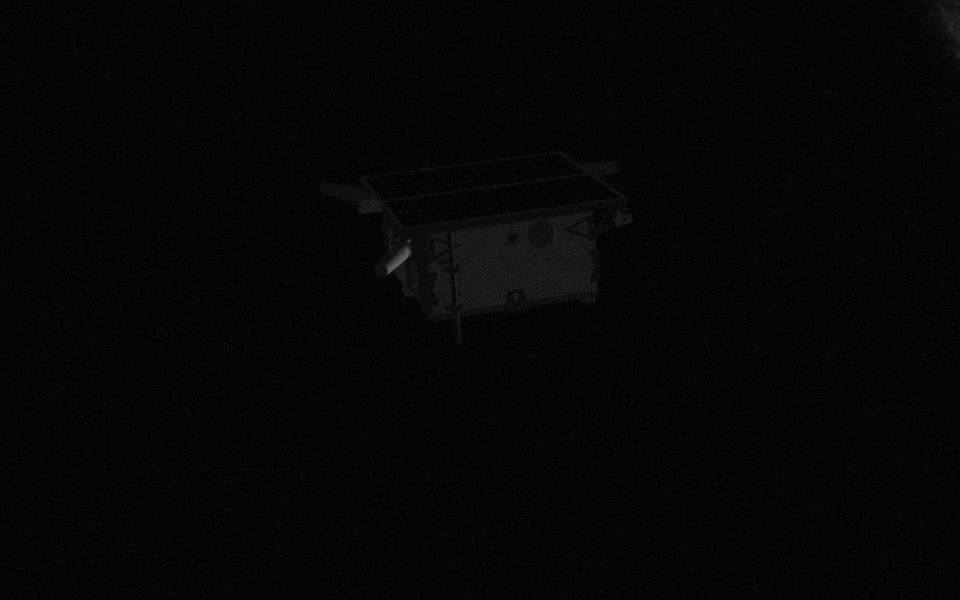
#> input picture Image preproc and image splitting/Small image preproc code/test.jpg, 1920 x 1200 px (shown at 1/2 size)
$ python normalize.py   (older library calls are emulated)
#> lines starting #> are read from the running program, lines starting #| are printed output that depends on the picture; after the words box and inside, x2 and y2 are one past the last pixel; in counts of white or black regions, pixels touching at a corner belong together
# -*- coding: utf-8 -*-
"""
Spyder Editor

This is a temporary script file.
"""

#import tensorflow as tf
import numpy as np
import cv2


def NormalizeMatrix(Matrix, rescale):
    "Normalize a matrix between 0 and rescale value"
    Max = np.max(Matrix)
    Matrix = np.round((Matrix/Max)*rescale)

    return Matrix

def PlayWithImage( img ):

    #Create a copy of the image after reading it to compare later.
#> called with img = 'test.jpg'
    imgo = cv2.imread(img,0)
#> imgo is the input picture: shape (1200, 1920); min 0, max 113, mean 5.6
    img = imgo

    # Firstly normalize the image to make it easier to handle very dark photos in particular.
    img = NormalizeMatrix(img, MaxGrayScale)
#> in NormalizeMatrix, `Max = np.max(Matrix)`: Max = 113

    # Figure out how many cells the current resolution can support, currently not compensating for irregular sectionsizes
    CellsW = np.int(img.shape[1]/SectionSize)
#> CellsW = 48
    CellsH = np.int(img.shape[0]/SectionSize)
#> CellsH = 30
    TCells = CellsW*CellsH
#> TCells = 1440

    # Pre-allocate some memory space
    CellInfo = np.zeros((3,np.int(TCells)))
    CellMap = np.zeros((CellsH,CellsW))
    BinarySelectionMap = np.zeros(img.shape)

    # cc is a simple counter but it is also used as a Cell ID, to couple it to its origin x,y coordinates in CellInfo
    cc = 0
    for i in range(0,CellsW):
        for j in range(0,CellsH):
            Cellsum = 0
            Cell = img[j*SectionSize: (j+1)*SectionSize -1, i*SectionSize: (i+1)* SectionSize -1]
            BinarySelection = np.zeros(Cell.shape)*0
            BinarySelection[Cell>Threshold] = 1
            Cellsum = np.sum(BinarySelection)

            CellInfo[0,cc] = i*SectionSize
            CellInfo[1,cc] = j*SectionSize
            CellInfo[2,cc] = Cellsum
            cc +=1

            if Cellsum > ContentThreshold:
                BinarySelectionMap[j*SectionSize: (j+1)*SectionSize -1,i*SectionSize: (i+1)* SectionSize -1] = 255
                CellMap[j,i] = 1
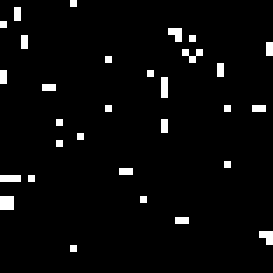
#> BinarySelection: shape (39, 39) float64 (shown 7 times larger); values 0 (black) and 1 (white), 3.5% white in thin lines or dots
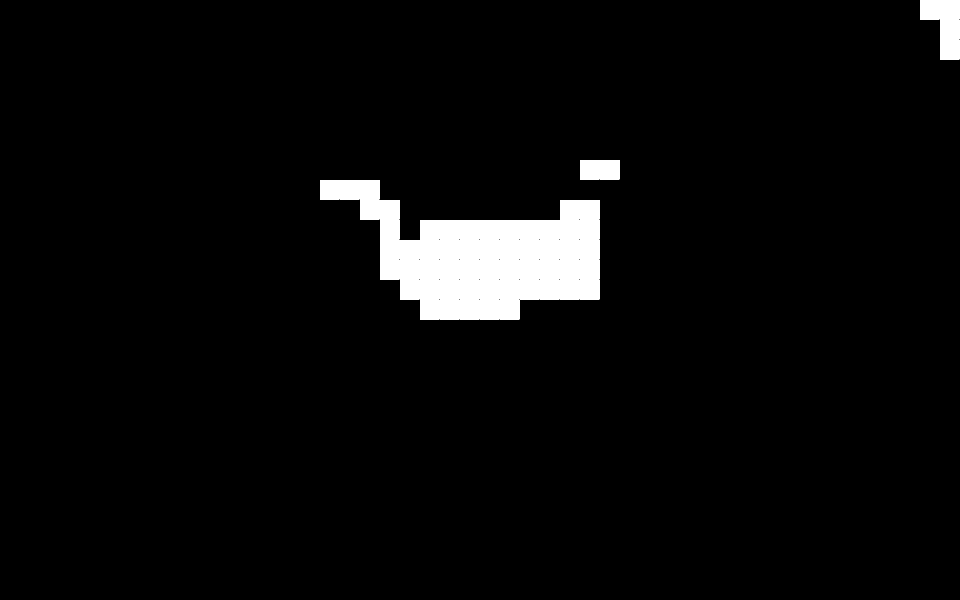
#> BinarySelectionMap: shape (1200, 1920) float64 (shown at 1/2 size); 4% white; 60 white regions, largest, box (x1, y1, x2, y2) and area: (1840, 0, 1879, 39) 1521, (1880, 0, 1919, 39) 1521, (1880, 40, 1919, 79) 1521
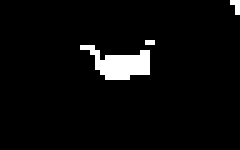
#> CellMap: shape (30, 48) float64 (shown 5 times larger); values 0 (black) and 1 (white), 4.2% white; 3 white regions (2 under 20 px), largest, box (x1, y1, x2, y2) and area: (16, 9, 30, 16) 54
#> after the loop, cc = 1440


    #%%  Superselection method to crop the image based on activated cells, to discard all space/black spots
    # Currently I set it up to keep ALL cells to avoid accidentally discarding useful data, but maybe it can use a fancier selection method
    # I have no idea if superselection is the proper name for this but I made it up in the flow, it sounds fancy.

    # Again pre-allocating some space before counting the number of active cells in every row and column
    CellMapSumsH = np.zeros((CellsW,1))
#> CellMapSumsH = 48 values from 0 to 0
    CellMapSumsW = np.zeros((CellsH,1))
#> CellMapSumsW = 30 values from 0 to 0

    for i in range(0,CellsH):
        CellMapSumsW[i] = np.sum(CellMap[i,:])
        print(i)
#> after the loop, CellMapSumsW = 30 values, max 11 at index 12, min 0 at index 3, mean 2

    for i in range(0,CellsW):
        CellMapSumsH[i] = np.sum(CellMap[:,i])
#> after the loop, CellMapSumsH = 48 values, max 6 at index 29, min 0 at index 0, mean 1.25


    #Create a heatmap of the cells to toy around with, not working better than cell superselection atm.
    CellHeatMap = CellMapSumsW + CellMapSumsH.T
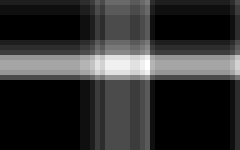
#> CellHeatMap: shape (30, 48) float64 (shown 5 times larger); min 0, max 17, mean 3.25; drawn with min black and max white
    CellHeatMapimg = NormalizeMatrix(CellHeatMap,MaxGrayScale);

    #pre-allocate memory for the super selection
    SuperSelection = np.zeros(CellMap.shape)

    #pre-initialize some coordinates for the content selection box
    HighestX = 0
    HighestY = 0
    LowestX = img.shape[1]
#> LowestX = 1920
    LowestY = img.shape[0]
#> LowestY = 1200

    # Go through all cells and update the content selection boss on activated once to create a box which encompasses all active cells
    # Some leftover prints in here to help visualise the process, but not necessary.
    for i in range(0,CellsH):
        for j in range(0,CellsW):
            if CellMapSumsH[j] > 1 and CellMapSumsW[i] > 1:
                LowH = np.max([0,i-R])
                MaxH = np.min([CellsH -1, i+R])
                LowW = np.max([0,j-R])
                MaxW = np.min([CellsW-1, j+R])

                # Cell ID is computed to grab the cell pixel data from CellInfo
                LowerCellID = LowW*CellsH + LowH
                LowerX = CellInfo[0,LowerCellID]
                LowerY = CellInfo[1,LowerCellID]
                HigherCellID = MaxW*CellsH + MaxH
                HigherX = CellInfo[0,HigherCellID]
                HigherY = CellInfo[1,HigherCellID]

                #print("Superselection from" , [LowerX, LowerY] , "to" , [HigherX,HigherY])

                if  HigherY > HighestY:
                    HighestY = HigherY
                   # print("New lowest point at " , [LowestX,LowestY])

                if  HigherX > HighestX:
                    HighestX = HigherX
                   # print("New highest point at " , [HighestX,HighestY])

                if  LowerY < LowestY:
                    LowestY = LowerY
                   # print("New lowest point at " , [LowestX,LowestY])

                if LowerX < LowestX:
                    LowestX = LowerX
#> after the loop, HighestX = 1880; HighestY = 760; LowestX = 560; LowestY = 0
                   # print("New lowest point at " , [LowestX,LowestY])

    print(" Final superselection box from " , [LowestX,LowestY] , " to " , [HighestX, HighestY])
#|  Final superselection box from  [560.0, 0.0]  to  [1880.0, 760.0]


    #%% Some misc code to visualise the heatmap

    CellHeatMapVisual = np.zeros(img.shape)

    for i in range(0,CellsW):
        for j in range(0,CellsH):
            CellHeatMapVisual[j*SectionSize: (j+1)*SectionSize -1,i*SectionSize: (i+1)* SectionSize -1] = CellHeatMapimg[j,i];
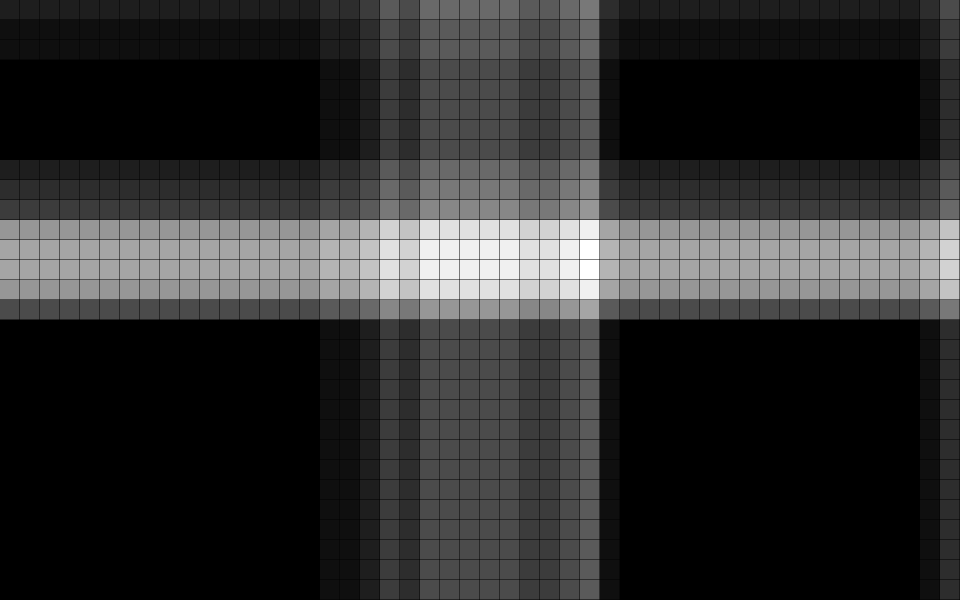
#> CellHeatMapVisual: shape (1200, 1920) float64 (shown at 1/2 size); min 0, max 255, mean 46.3

    #crude filter to play around with filtering the heatmap, does not work as well...
    #CellHeatMapVisual[CellHeatMapVisual < 1*np.mean(CellHeatMapVisual)] = 0

    #Cast it to uint8 so the image works.
    CellHeatMapVisual = CellHeatMapVisual.astype(np.uint8)

    #%% Displaying all the visuals

    # need to prepare some of the matrixes to be suitable for the imshow function
    BinarySelectionimg = BinarySelectionMap.astype(np.uint8)
    img = img.astype(np.uint8)

    SuperSelection = img[np.int(LowestY):np.int(HighestY), np.int(LowestX):np.int(HighestX)]
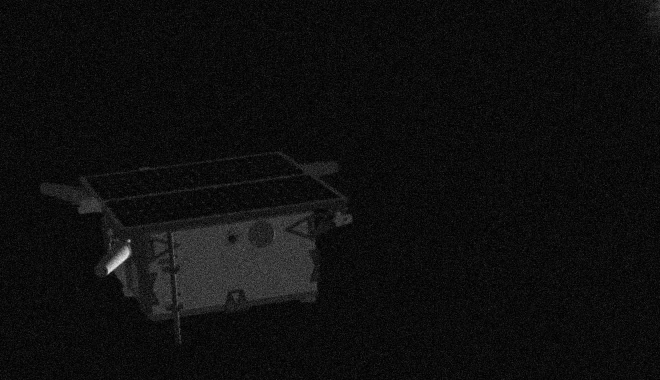
#> SuperSelection: shape (760, 1320) (shown at 1/2 size); min 0, max 255, mean 14.4

    Max = np.max(img)
#> Max = 255
    Min = np.min(img)
#> Min = 0

    print("Corrected image max and min: ",  Max , Min )
#| Corrected image max and min:  255 0


    # These things keep opening fullscreen and I'm not sure how to downsize them.

    cv2.imshow('Original', cv2.resize(imgo, (WindowW,WindowH)))
    cv2.imshow('Normalized', cv2.resize(img, (WindowW,WindowH)))
    cv2.imshow('Binary cell map', cv2.resize(BinarySelectionimg, (WindowW, WindowH)))
    cv2.imshow('Cell Heatmap', cv2.resize(CellHeatMapVisual, (WindowW, WindowH)))
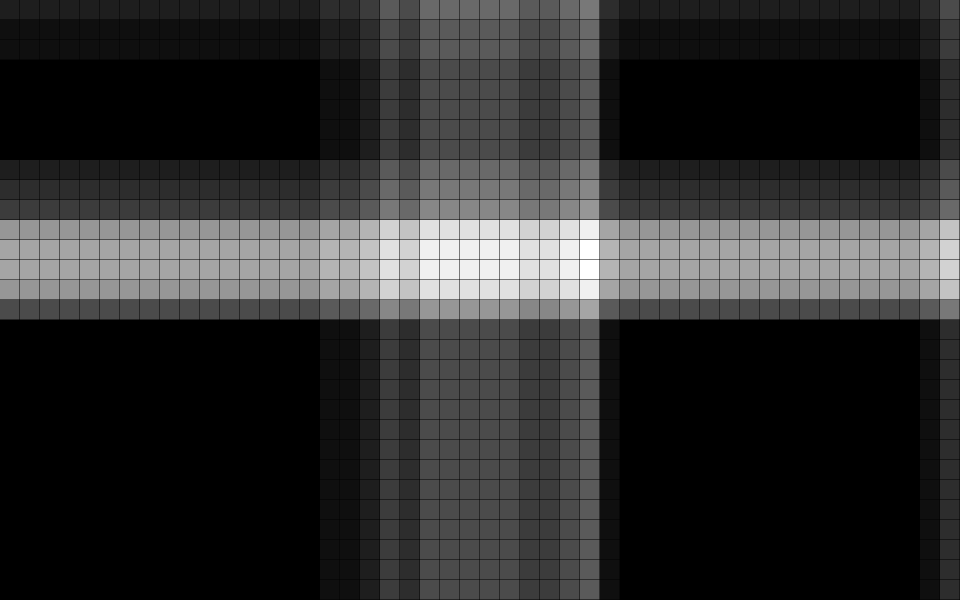
#> window 'Cell Heatmap': shape (600, 960); min 0, max 255, mean 46.4
    cv2.imshow('Extraction', SuperSelection)

    cv2.waitKey(0)
    cv2.destroyAllWindows()

    return


#%% SETUP VARIABLES
SectionSize = 40 #px
Threshold = 30; # grayscale value threshold for binary selection, values below are ignored. (space is below!)
ContentThreshold = 0.3*SectionSize*SectionSize #min number of binary pixels within a cell required to flag it as active
R = 4; # Cell superselection range, larger makes the crop larger. Smaller makes it smaller, but risks losing some data
MaxGrayScale = 255 # Max uint8 value for the grayscale display.

# Image display window size bc fullscreen is annoying as hell
WindowW = 960
WindowH = 600
#images to analyse in a single run. replacing it each run was tiresome.
images = ["test.jpg", "test2.jpg", "test3.jpg", "test4.jpg"]
LazyOverride = 3; # override the loop without having to change the array of names

Nloops = np.min([len(images), LazyOverride])

for i in range(0,Nloops):
    PlayWithImage(images[i])
#> pass 2 of the loop `for i in range(0,Nloops):`:
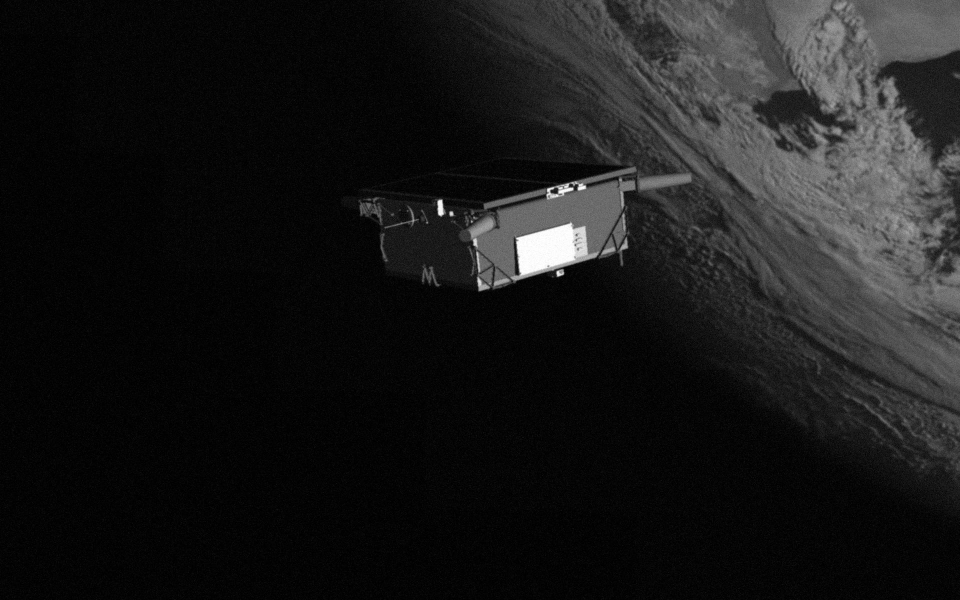
#> input picture Image preproc and image splitting/Small image preproc code/test2.jpg, 1920 x 1200 px (shown at 1/2 size)
#> in PlayWithImage, imgo is the input picture: shape (1200, 1920); min 0, max 255, mean 25.2
#> Matrix: shape (1200, 1920) float64
#> after the loop in PlayWithImage (call 2), `for i in range(0,CellsW):`:
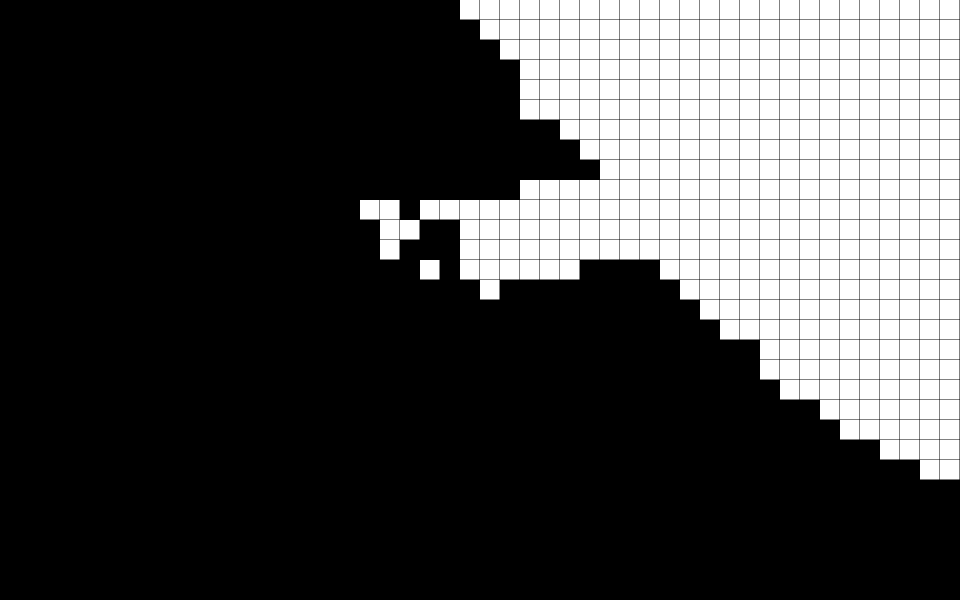
#> BinarySelectionMap: shape (1200, 1920) float64 (shown at 1/2 size); 27% white; 409 white regions, largest, box (x1, y1, x2, y2) and area: (920, 0, 959, 39) 1521, (960, 0, 999, 39) 1521, (1000, 0, 1039, 39) 1521
#> after the loop in PlayWithImage (call 2), `for i in range(0,CellsW):`: cc = 1440
#> after the loop in PlayWithImage (call 2), `for i in range(0,CellsH):`: CellMapSumsW = 30 values, max 29 at index 10, min 0 at index 24, mean 13.63
#> after the loop in PlayWithImage (call 2), `for i in range(0,CellsW):`: CellMapSumsH = 48 values, max 24 at index 46, min 0 at index 0, mean 8.52
#> Matrix: shape (30, 48) float64
#> in PlayWithImage (call 2), `LowestX = img.shape[1]`: LowestX = 1920
#> in PlayWithImage (call 2), `LowestY = img.shape[0]`: LowestY = 1200
#> after the loop in PlayWithImage (call 2), `for i in range(0,CellsH):`: HighestX = 1880; HighestY = 1080; LowestX = 600; LowestY = 0
#|  Final superselection box from  [600.0, 0.0]  to  [1880.0, 1080.0]
#> SuperSelection: shape (1080, 1280)
#| Corrected image max and min:  255 0
#> in PlayWithImage (call 2), `cv2.imshow('Cell Heatmap', cv2.resize(CellHeatMapVisual, (WindowW, Win..`:
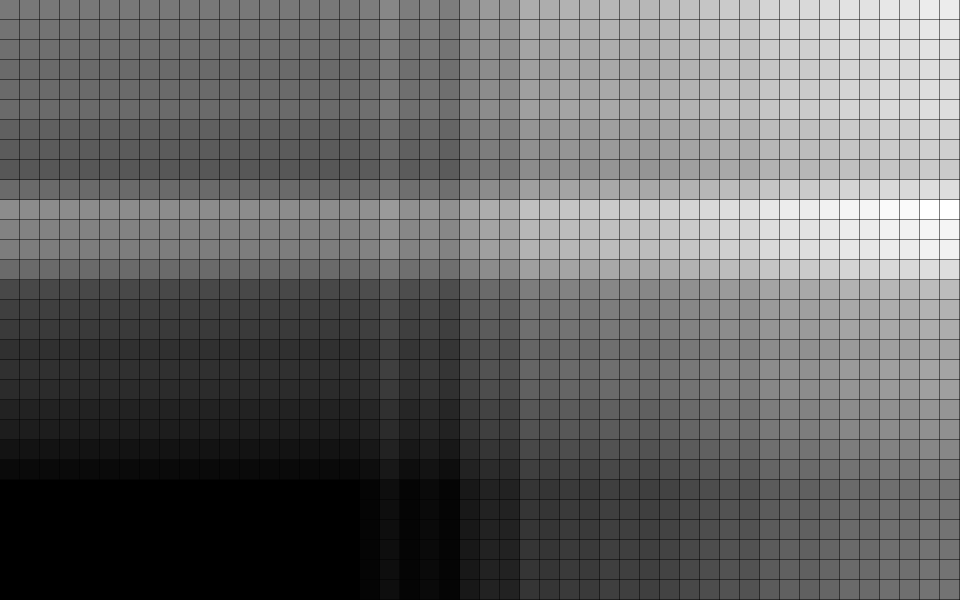
#> window 'Cell Heatmap': shape (600, 960); min 0, max 255, mean 101.4
#> pass 3 of the loop `for i in range(0,Nloops):`:
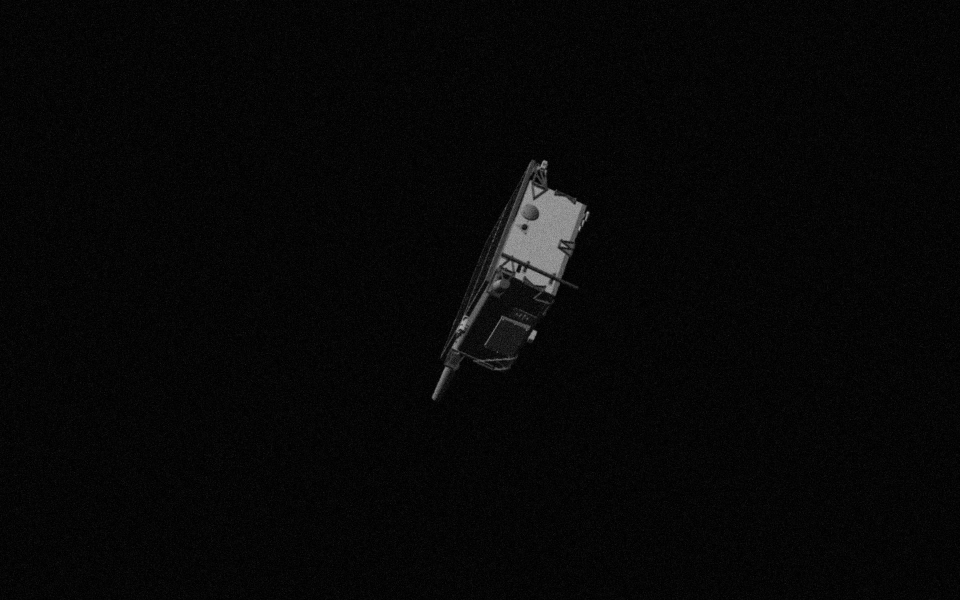
#> input picture Image preproc and image splitting/Small image preproc code/test3.jpg, 1920 x 1200 px (shown at 1/2 size)
#> in PlayWithImage, imgo is the input picture: shape (1200, 1920); min 0, max 194, mean 7
#> Matrix: shape (1200, 1920) float64
#> after the loop in PlayWithImage (call 3), `for i in range(0,CellsW):`:
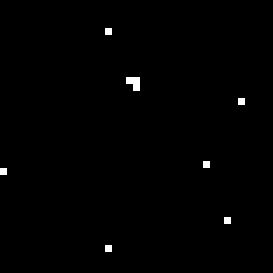
#> BinarySelection: shape (39, 39) float64 (shown 7 times larger); values 0 (black) and 1 (white), 0.59% white in thin lines or dots, all inside (x1, y1, x2, y2) = (0, 4, 35, 36)
#> after the loop in PlayWithImage (call 3), `for i in range(0,CellsW):`: cc = 1440
#> after the loop in PlayWithImage (call 3), `for i in range(0,CellsH):`: CellMapSumsW = 30 values, max 5 at index 10, min 0 at index 0, mean 1.17
#> after the loop in PlayWithImage (call 3), `for i in range(0,CellsW):`: CellMapSumsH = 48 values, max 8 at index 26, min 0 at index 0, mean 0.729
#> Matrix: shape (30, 48) float64
#> in PlayWithImage (call 3), `LowestX = img.shape[1]`: LowestX = 1920
#> in PlayWithImage (call 3), `LowestY = img.shape[0]`: LowestY = 1200
#> after the loop in PlayWithImage (call 3), `for i in range(0,CellsH):`: HighestX = 1280; HighestY = 840; LowestX = 720; LowestY = 160
#|  Final superselection box from  [720.0, 160.0]  to  [1280.0, 840.0]
#> BinarySelectionimg: shape (1200, 1920); 2.3% white; 35 white regions, largest, box (x1, y1, x2, y2) and area: (1040, 320, 1079, 359) 1521, (1080, 320, 1119, 359) 1521, (1040, 360, 1079, 399) 1521
#> SuperSelection: shape (680, 560)
#| Corrected image max and min:  255 0
#> in PlayWithImage (call 3), `cv2.imshow('Cell Heatmap', cv2.resize(CellHeatMapVisual, (WindowW, Win..`:
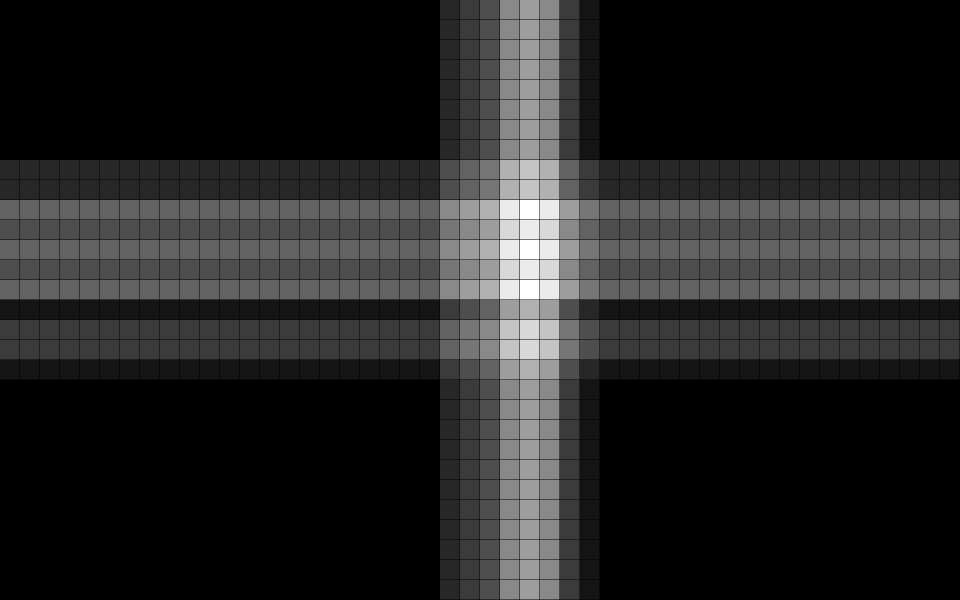
#> window 'Cell Heatmap': shape (600, 960); min 0, max 255, mean 35.3


#%%
